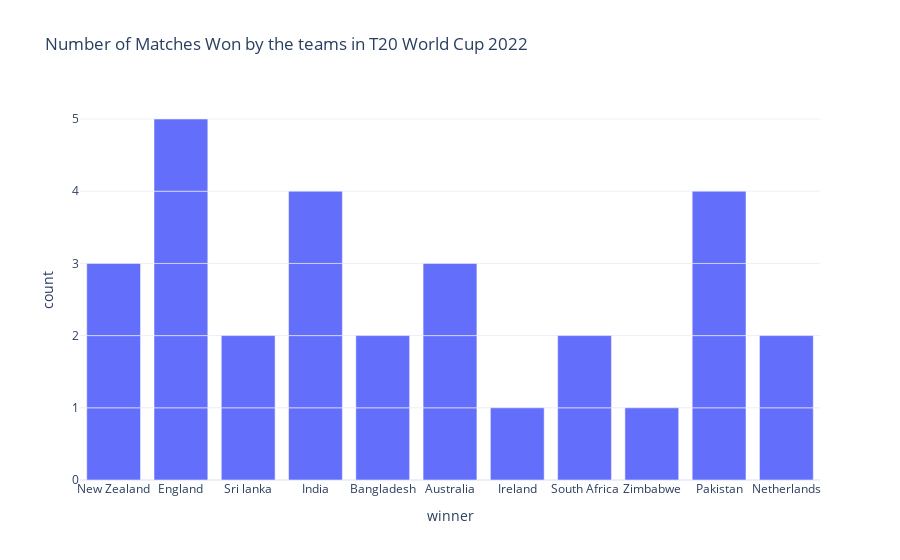

The cell this chart's notebook holds for it:
### Markdown cell above
# No of Matches won by each team in T20 World cup 2022

### Code cell
fig = px.bar(df, x = df["winner"], 
             title = "Number of Matches Won by the teams in T20 World Cup 2022")
fig.show()

### Figure 1 — Plotly figure (JSON) as saved in the notebook; plotly's stock layout.template omitted (floating-point values rounded to 4 significant figures)
{"data": [{"alignmentgroup": "True", "hovertemplate": "winner=%{x}<br>count=%{y}<extra></extra>", "legendgroup": "", "marker": {"color": "#636efa", "pattern": {"shape": ""}}, "name": "", "offsetgroup": "", "orientation": "v", "showlegend": false, "textposition": "auto", "type": "bar", "x": ["New Zealand", "England", "Sri lanka", "India", "Bangladesh", null, "Australia", "Ireland", null, "South Africa", "India", "Zimbabwe", null, null, "New Zealand", "Bangladesh", "Pakistan", "South Africa", "Australia", "Sri lanka", "England", "Netherlands", "India", "Pakistan", "New Zealand", "Australia", "England", "Netherlands", "Pakistan", "India", "Pakistan", "England", "England"], "xaxis": "x", "y": [1, 1, 1, 1, 1, 1, 1, 1, 1, 1, 1, 1, 1, 1, 1, 1, 1, 1, 1, 1, 1, 1, 1, 1, 1, 1, 1, 1, 1, 1, 1, 1, 1], "yaxis": "y"}], "layout": {"barmode": "relative", "legend": {"tracegroupgap": 0}, "title": {"text": "Number of Matches Won by the teams in T20 World Cup 2022"}, "xaxis": {"anchor": "y", "domain": [0, 1], "title": {"text": "winner"}}, "yaxis": {"anchor": "x", "domain": [0, 1], "title": {"text": "count"}}}}
